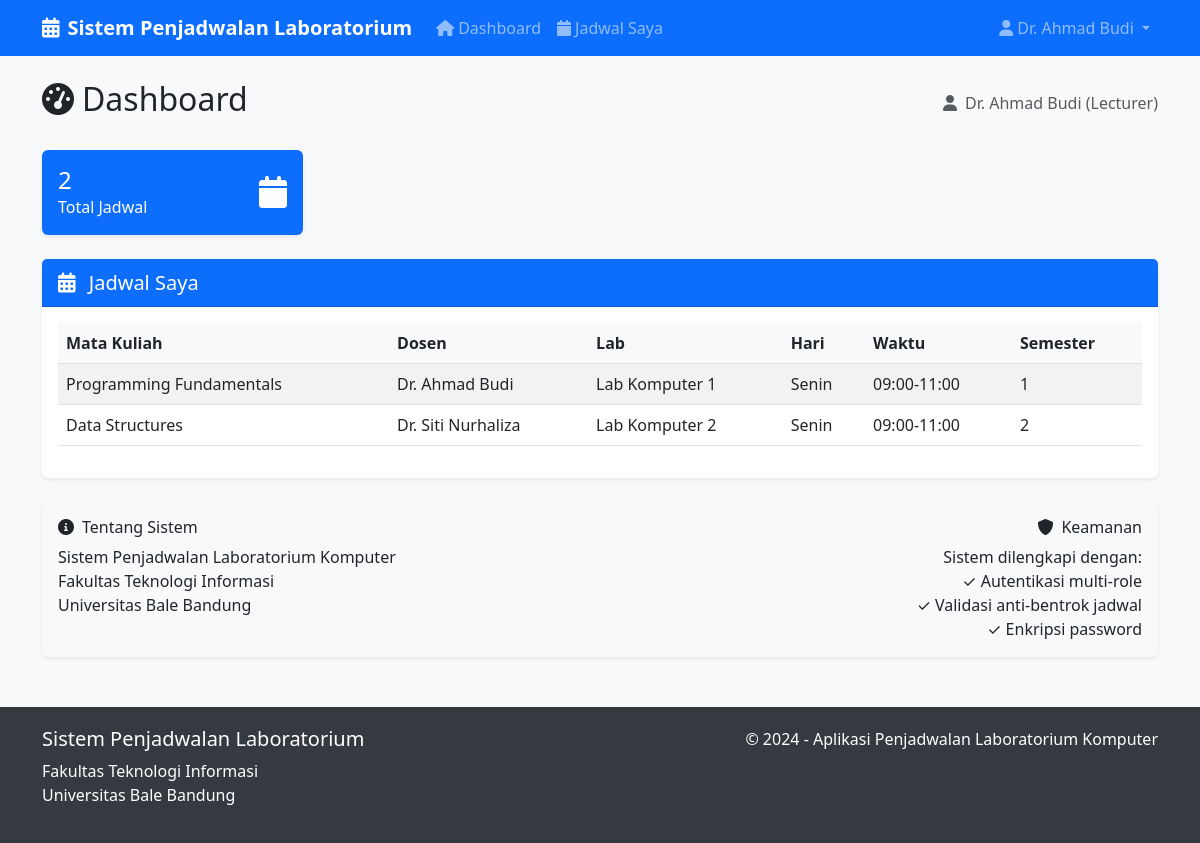
Before: /dashboard (signed in) with the older database file.
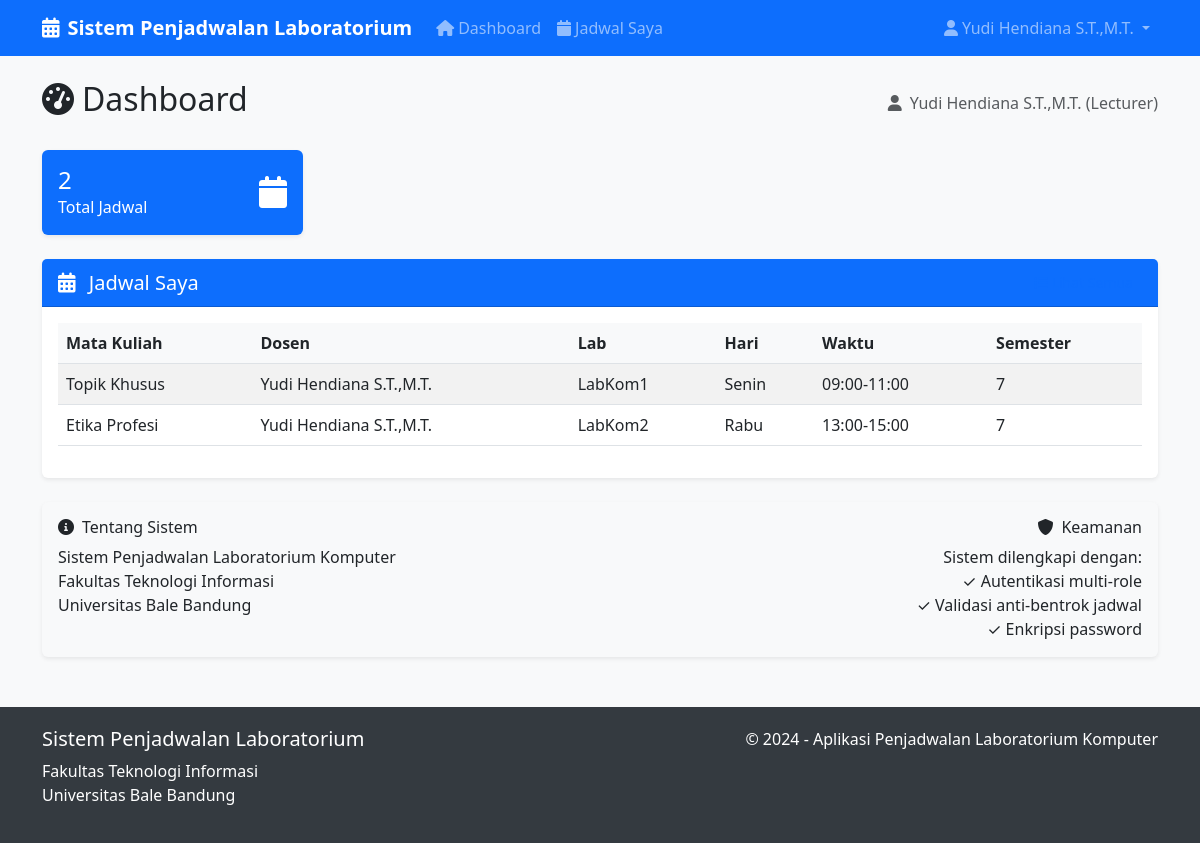
After: the same page with the newer database file.
### app.py (models this page shows)
class User(db.Model):
    id = db.Column(db.Integer, primary_key=True)
    username = db.Column(db.String(80), unique=True, nullable=False)
    password = db.Column(db.String(120), nullable=False)
    role = db.Column(db.String(20), nullable=False)  # admin, staff, lecturer
    full_name = db.Column(db.String(100), nullable=False)
    schedules = db.relationship('Schedule', backref='lecturer', lazy=True)

class Schedule(db.Model):
    id = db.Column(db.Integer, primary_key=True)
    course_id = db.Column(db.Integer, db.ForeignKey('course.id'), nullable=False)
    lecturer_id = db.Column(db.Integer, db.ForeignKey('user.id'), nullable=False)
    lab_id = db.Column(db.Integer, db.ForeignKey('lab.id'), nullable=False)
    day = db.Column(db.String(10), nullable=False)  # Senin, Selasa, etc.
    time_slot = db.Column(db.String(20), nullable=False)  # 08:00-10:00, etc.
    semester = db.Column(db.String(20), nullable=False)  # Ganjil 2024/2025, etc.
    created_at = db.Column(db.DateTime, default=datetime.utcnow)

class Course(db.Model):
    id = db.Column(db.Integer, primary_key=True)
    course_name = db.Column(db.String(100), nullable=False)
    schedules = db.relationship('Schedule', backref='course', lazy=True)

class Lab(db.Model):
    id = db.Column(db.Integer, primary_key=True)
    lab_name = db.Column(db.String(50), nullable=False)
    capacity = db.Column(db.Integer, nullable=False)
    schedules = db.relationship('Schedule', backref='laboratory', lazy=True)

### app.py (the view)
@app.route('/dashboard')
def dashboard():
    if 'user_id' not in session:
        return redirect(url_for('login'))
    user = User.query.get(session['user_id'])
    schedules = Schedule.query.all()
    return render_template('dashboard.html', user=user, schedules=schedules)

### templates/dashboard.html (shortened to what this page needs)
{% extends "base.html" %}
{% block content %}
<div class="row">
    <div class="col-12">
        <div class="d-flex justify-content-between align-items-center mb-4">
            <h2><i class="fas fa-tachometer-alt me-2"></i>Dashboard</h2>
            <div class="text-muted">
                <i class="fas fa-user me-2"></i>{{ user.full_name }} ({{ user.role.title() }})
            </div>
        </div>
    </div>
</div>
<div class="row mb-4">
    <div class="col-md-3">
        <div class="card bg-primary text-white">
            <div class="card-body">
                <div class="d-flex justify-content-between">
                    <div>
                        <h4 class="mb-0">{{ schedules|length }}</h4>
                        <p class="mb-0">Total Jadwal</p>
                    </div>
                    <div class="align-self-center">
                        <i class="fas fa-calendar fa-2x"></i>
                    </div>
                </div>
            </div>
        </div>
    </div>
</div>
<div class="row">
    <div class="col-12">
        <div class="card">
            <div class="card-header d-flex justify-content-between align-items-center">
                <h5 class="mb-0">
                    <i class="fas fa-calendar-alt me-2"></i>
                    {% if user.role == 'lecturer' %}Jadwal Saya{% else %}Overview Jadwal{% endif %}
                </h5>
                <a href="{{ url_for('schedules') }}" class="btn btn-sm btn-outline-primary">
                    <i class="fas fa-list me-1"></i>Lihat Semua
                </a>
            </div>
            <div class="card-body">
                {% if schedules %}
                    <div class="table-responsive">
                        <table class="table table-striped">
                            <thead>
                                <tr>
                                    <th>Mata Kuliah</th>
                                    <th>Dosen</th>
                                    <th>Lab</th>
                                    <th>Hari</th>
                                    <th>Waktu</th>
                                    <th>Semester</th>
                                </tr>
                            </thead>
                            <tbody>
                                {% for schedule in schedules[:5] %}
                                <tr>
                                    <td>{{ schedule.course.course_name }}</td>
                                    <td>{{ schedule.lecturer.full_name }}</td>
                                    <td>{{ schedule.laboratory.lab_name }}</td>
                                    <td>{{ schedule.day }}</td>
                                    <td>{{ schedule.time_slot }}</td>
                                    <td>{{ schedule.semester }}</td>
                                </tr>
                                {% endfor %}
                            </tbody>
                        </table>
                    </div>
                {% endif %}
            </div>
        </div>
    </div>
</div>
<div class="row mt-4">
    <div class="col-12">
        <div class="card bg-light">
            <div class="card-body">
                <div class="row">
                    <div class="col-md-6">
                        <h6><i class="fas fa-info-circle me-2"></i>Tentang Sistem</h6>
                        <p class="mb-0">Sistem Penjadwalan Laboratorium Komputer<br>
                        Fakultas Teknologi Informasi<br>
                        Universitas Bale Bandung</p>
                    </div>
                    <div class="col-md-6 text-md-end">
                        <h6><i class="fas fa-shield-alt me-2"></i>Keamanan</h6>
                        <p class="mb-0">Sistem dilengkapi dengan:<br>
                        ✓ Autentikasi multi-role<br>
                        ✓ Validasi anti-bentrok jadwal<br>
                        ✓ Enkripsi password</p>
                    </div>
                </div>
            </div>
        </div>
    </div>
</div>
{% endblock %}

### templates/base.html (shortened to what this page needs)
<!DOCTYPE html>
<html lang="id">
<head>
    <link href="https://cdn.jsdelivr.net/npm/bootstrap@5.3.0/dist/css/bootstrap.min.css" rel="stylesheet">
    <link href="https://cdnjs.cloudflare.com/ajax/libs/font-awesome/6.0.0/css/all.min.css" rel="stylesheet">
</head>
<body>
    <nav class="navbar navbar-expand-lg navbar-dark bg-primary">
        <div class="container">
            <a class="navbar-brand" href="{{ url_for('dashboard') }}">
                <i class="fas fa-calendar-alt me-2"></i>Sistem Penjadwalan Laboratorium
            </a>
            {% if session.user_id %}
            <div class="collapse navbar-collapse" id="navbarNav">
                <ul class="navbar-nav me-auto">
                    <li class="nav-item">
                        <a class="nav-link" href="{{ url_for('dashboard') }}">
                            <i class="fas fa-home me-1"></i>Dashboard
                        </a>
                    </li>
                    {% if session.role == 'lecturer' %}
                    <li class="nav-item">
                        <a class="nav-link" href="{{ url_for('schedules') }}">
                            <i class="fas fa-calendar me-1"></i>Jadwal Saya
                        </a>
                    </li>
                    {% endif %}
                </ul>
                <ul class="navbar-nav">
                    <li class="nav-item dropdown">
                        <a class="nav-link dropdown-toggle" href="#" role="button" data-bs-toggle="dropdown">
                            <i class="fas fa-user me-1"></i>{{ session.full_name }}
                        </a>
                    </li>
                </ul>
            </div>
            {% endif %}
        </div>
    </nav>
    <div class="container mt-4">
        {% block content %}{% endblock %}
    </div>
    <footer class="footer">
        <div class="container">
            <div class="row">
                <div class="col-md-6">
                    <h5>Sistem Penjadwalan Laboratorium</h5>
                    <p>Fakultas Teknologi Informasi<br>Universitas Bale Bandung</p>
                </div>
                <div class="col-md-6 text-md-end">
                    <p>&copy; 2024 - Aplikasi Penjadwalan Laboratorium Komputer</p>
                </div>
            </div>
        </div>
    </footer>
</body>
</html>

### templates/base.html (style rules this page uses)
body { background-color: #f8f9fa; }
.navbar-brand { font-weight: bold; }
.card { box-shadow: 0 0.125rem 0.25rem rgba(0, 0, 0, 0.075); border: none; }
.card-header { background-color: #0d6efd; color: white; font-weight: 600; }
.table th { background-color: #f8f9fa; border-top: none; }
.footer { background-color: #343a40; color: white; padding: 20px 0; margin-top: 50px; }

Changed rows visible on the page:
removed Schedule: course.course_name "Programming Fundamentals", lecturer.full_name "Dr. Ahmad Budi", laboratory.lab_name "Lab Komputer 1", day "Senin", time_slot "09:00-11:00", semester "1"
removed Schedule: course.course_name "Data Structures", lecturer.full_name "Dr. Siti Nurhaliza", laboratory.lab_name "Lab Komputer 2", day "Senin", time_slot "09:00-11:00", semester "2"
changed User "Lecturer": full_name "Dr. Ahmad Budi" → "Yudi Hendiana S.T.,M.T."
added Schedule: course.course_name "Topik Khusus", lecturer.full_name "Yudi Hendiana S.T.,M.T.", laboratory.lab_name "LabKom1", day "Senin", time_slot "09:00-11:00", semester "7"
added Schedule: course.course_name "Etika Profesi", lecturer.full_name "Yudi Hendiana S.T.,M.T.", laboratory.lab_name "LabKom2", day "Rabu", time_slot "13:00-15:00", semester "7"
